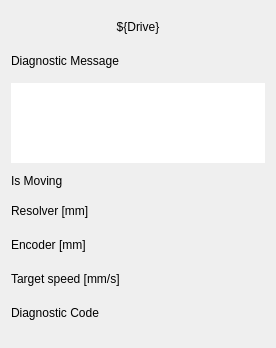
<?xml version="1.0" encoding="UTF-8"?>
<ui version="4.0">
 <class>Form</class>
 <widget class="QWidget" name="Form">
  <property name="geometry">
   <rect>
    <x>0</x>
    <y>0</y>
    <width>276</width>
    <height>348</height>
   </rect>
  </property>
  <property name="sizePolicy">
   <sizepolicy hsizetype="Preferred" vsizetype="Preferred">
    <horstretch>0</horstretch>
    <verstretch>0</verstretch>
   </sizepolicy>
  </property>
  <property name="windowTitle">
   <string>Form</string>
  </property>
  <layout class="QGridLayout" name="gridLayout">
   <item row="4" column="0">
    <widget class="QLabel" name="label">
     <property name="text">
      <string>Resolver [mm]</string>
     </property>
    </widget>
   </item>
   <item row="2" column="0" colspan="2">
    <widget class="PyDMLabel" name="PyDMLabel_5">
     <property name="maximumSize">
      <size>
       <width>300</width>
       <height>80</height>
      </size>
     </property>
     <property name="toolTip">
      <string/>
     </property>
     <property name="styleSheet">
      <string notr="true">background-color: rgb(255, 255, 255);</string>
     </property>
     <property name="wordWrap">
      <bool>true</bool>
     </property>
     <property name="channel" stdset="0">
      <string>ca://${PREFIX}${Drive}DiagMsg-Mon</string>
     </property>
     <property name="displayFormat" stdset="0">
      <enum>PyDMLabel::String</enum>
     </property>
    </widget>
   </item>
   <item row="6" column="1">
    <widget class="PyDMLabel" name="PyDMLabel_6">
     <property name="maximumSize">
      <size>
       <width>100</width>
       <height>24</height>
      </size>
     </property>
     <property name="toolTip">
      <string/>
     </property>
     <property name="channel" stdset="0">
      <string>ca://${PREFIX}${Drive}TargetSpeed-Mon</string>
     </property>
     <property name="displayFormat" stdset="0">
      <enum>PyDMLabel::String</enum>
     </property>
    </widget>
   </item>
   <item row="7" column="1">
    <widget class="PyDMLabel" name="PyDMLabel_4">
     <property name="maximumSize">
      <size>
       <width>100</width>
       <height>24</height>
      </size>
     </property>
     <property name="toolTip">
      <string/>
     </property>
     <property name="channel" stdset="0">
      <string>ca://${PREFIX}${Drive}DiagCode-Mon</string>
     </property>
     <property name="displayFormat" stdset="0">
      <enum>PyDMLabel::String</enum>
     </property>
    </widget>
   </item>
   <item row="7" column="0">
    <widget class="QLabel" name="label_4">
     <property name="text">
      <string>Diagnostic Code</string>
     </property>
    </widget>
   </item>
   <item row="5" column="1">
    <widget class="PyDMLabel" name="PyDMLabel_2">
     <property name="maximumSize">
      <size>
       <width>100</width>
       <height>24</height>
      </size>
     </property>
     <property name="toolTip">
      <string/>
     </property>
     <property name="channel" stdset="0">
      <string>ca://${PREFIX}${Drive}EncoderPos-Mon</string>
     </property>
    </widget>
   </item>
   <item row="4" column="1">
    <widget class="PyDMLabel" name="PyDMLabel">
     <property name="maximumSize">
      <size>
       <width>100</width>
       <height>24</height>
      </size>
     </property>
     <property name="toolTip">
      <string/>
     </property>
     <property name="channel" stdset="0">
      <string>ca://${PREFIX}${Drive}ResolverPos-Mon</string>
     </property>
    </widget>
   </item>
   <item row="6" column="0">
    <widget class="QLabel" name="label_7">
     <property name="text">
      <string>Target speed [mm/s]</string>
     </property>
    </widget>
   </item>
   <item row="1" column="0">
    <widget class="QLabel" name="label_5">
     <property name="maximumSize">
      <size>
       <width>16777215</width>
       <height>24</height>
      </size>
     </property>
     <property name="text">
      <string>Diagnostic Message</string>
     </property>
    </widget>
   </item>
   <item row="5" column="0">
    <widget class="QLabel" name="label_2">
     <property name="text">
      <string>Encoder [mm]</string>
     </property>
    </widget>
   </item>
   <item row="0" column="0" colspan="2">
    <widget class="QLabel" name="label_6">
     <property name="maximumSize">
      <size>
       <width>16777215</width>
       <height>24</height>
      </size>
     </property>
     <property name="text">
      <string>${Drive}</string>
     </property>
     <property name="alignment">
      <set>Qt::AlignCenter</set>
     </property>
    </widget>
   </item>
   <item row="3" column="0">
    <widget class="QLabel" name="label_8">
     <property name="text">
      <string>Is Moving</string>
     </property>
    </widget>
   </item>
   <item row="3" column="1">
    <widget class="PyDMByteIndicator" name="PyDMByteIndicator">
     <property name="minimumSize">
      <size>
       <width>18</width>
       <height>16</height>
      </size>
     </property>
     <property name="maximumSize">
      <size>
       <width>100</width>
       <height>16</height>
      </size>
     </property>
     <property name="toolTip">
      <string/>
     </property>
     <property name="channel" stdset="0">
      <string>ca://${PREFIX}${Drive}Moving-Mon</string>
     </property>
     <property name="onColor" stdset="0">
      <color>
       <red>0</red>
       <green>255</green>
       <blue>0</blue>
      </color>
     </property>
     <property name="offColor" stdset="0">
      <color>
       <red>205</red>
       <green>205</green>
       <blue>205</blue>
      </color>
     </property>
     <property name="showLabels" stdset="0">
      <bool>false</bool>
     </property>
     <property name="circles" stdset="0">
      <bool>true</bool>
     </property>
    </widget>
   </item>
  </layout>
 </widget>
 <customwidgets>
  <customwidget>
   <class>PyDMLabel</class>
   <extends>QLabel</extends>
   <header>pydm.widgets.label</header>
  </customwidget>
  <customwidget>
   <class>PyDMByteIndicator</class>
   <extends>QWidget</extends>
   <header>pydm.widgets.byte</header>
  </customwidget>
 </customwidgets>
 <resources/>
 <connections/>
</ui>
